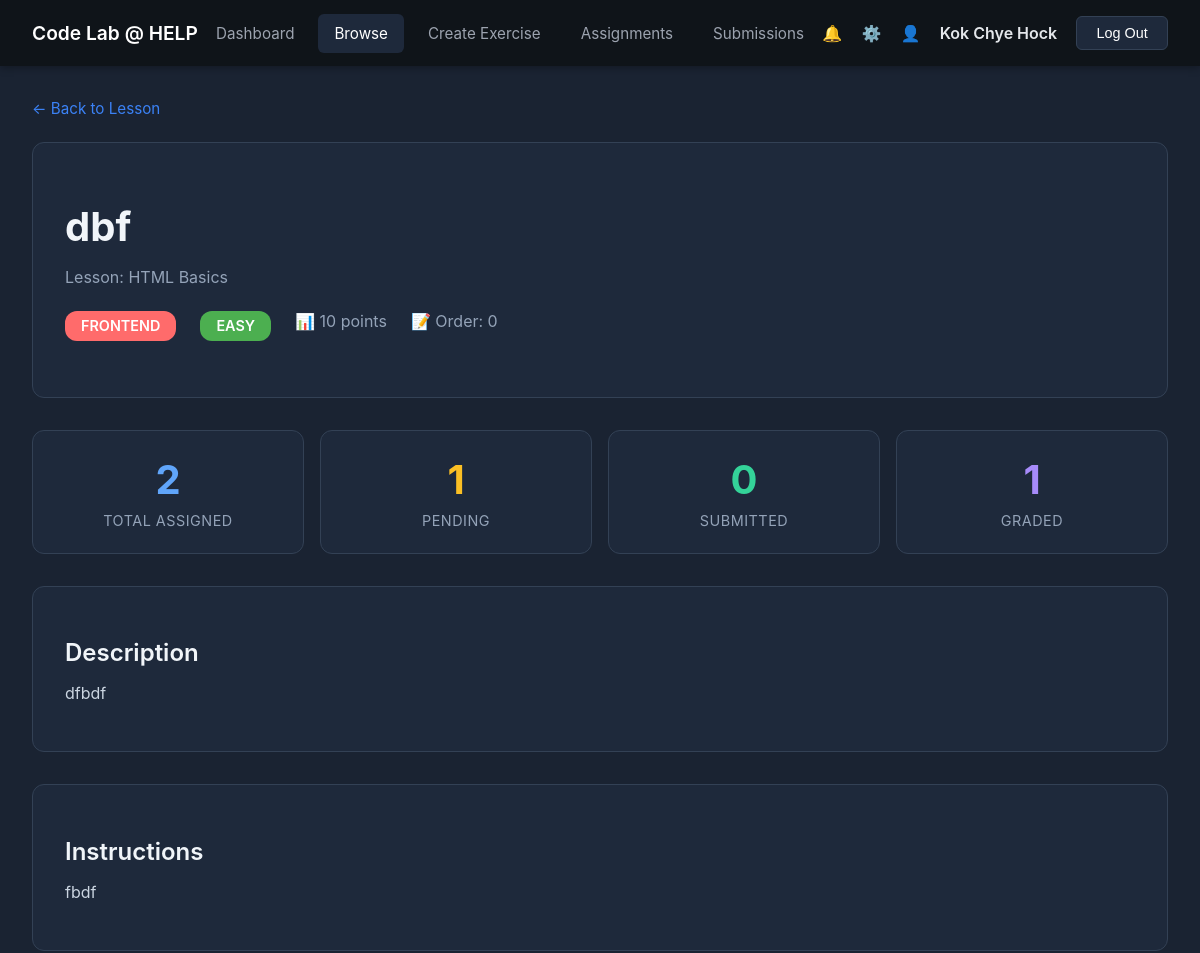
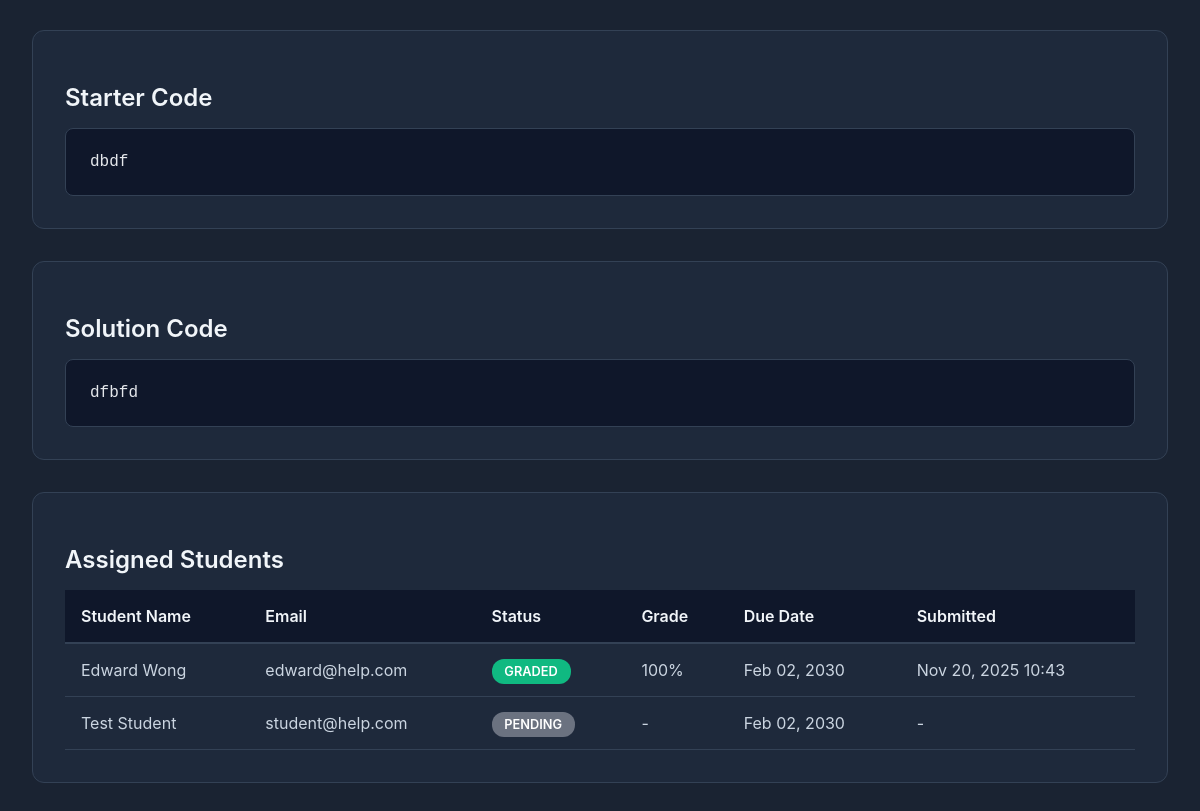
/PHP/instructor_exercise_details.php?id=5 (signed in), run on the app's committed database (2 pictures, top to bottom).
### tables this page shows
CREATE TABLE `exercises` (
  `id` int(10) UNSIGNED NOT NULL,
  `lesson_id` int(10) UNSIGNED NOT NULL,
  `title` varchar(200) NOT NULL,
  `description` text DEFAULT NULL,
  `instructions` text NOT NULL,
  `starter_code` text DEFAULT NULL,
  `solution_code` text DEFAULT NULL,
  `test_cases` longtext DEFAULT NULL CHECK (json_valid(`test_cases`)),
  `hints` longtext DEFAULT NULL CHECK (json_valid(`hints`)),
  `points` int(11) DEFAULT 10,
  `difficulty` enum('easy','medium','hard') DEFAULT 'easy',
  `order_index` int(11) DEFAULT 0,
  `created_at` timestamp NOT NULL DEFAULT current_timestamp()
);

CREATE TABLE `lessons` (
  `id` int(10) UNSIGNED NOT NULL,
  `title` varchar(200) NOT NULL,
  `description` text DEFAULT NULL,
  `category` enum('frontend','backend','fullstack') NOT NULL,
  `difficulty` enum('beginner','intermediate','advanced') DEFAULT 'beginner',
  `content_type` enum('video','text','interactive') DEFAULT 'text',
  `duration_minutes` int(11) DEFAULT 0,
  `order_index` int(11) DEFAULT 0,
  `is_published` tinyint(1) DEFAULT 1,
  `created_by` int(10) UNSIGNED DEFAULT NULL,
  `created_at` timestamp NOT NULL DEFAULT current_timestamp(),
  `updated_at` timestamp NOT NULL DEFAULT current_timestamp() ON UPDATE current_timestamp()
);

CREATE TABLE `assignments` (
  `id` int(10) UNSIGNED NOT NULL,
  `exercise_id` int(10) UNSIGNED NOT NULL,
  `instructor_id` int(10) UNSIGNED NOT NULL,
  `student_id` int(10) UNSIGNED DEFAULT NULL,
  `title` varchar(200) NOT NULL,
  `description` text DEFAULT NULL,
  `due_date` datetime DEFAULT NULL,
  `status` enum('pending','submitted','graded') DEFAULT 'pending',
  `grade` int(11) DEFAULT NULL,
  `feedback` text DEFAULT NULL,
  `submitted_at` datetime DEFAULT NULL,
  `graded_at` datetime DEFAULT NULL,
  `updated_at` timestamp NOT NULL DEFAULT current_timestamp() ON UPDATE current_timestamp(),
  `created_at` timestamp NOT NULL DEFAULT current_timestamp()
);

CREATE TABLE `users` (
  `id` int(11) UNSIGNED NOT NULL,
  `full_name` varchar(100) NOT NULL,
  `email` varchar(100) NOT NULL,
  `role` enum('student','instructor','admin') NOT NULL,
  `password` varchar(255) NOT NULL,
  `created_at` timestamp NOT NULL DEFAULT current_timestamp(),
  `first_login` tinyint(1) DEFAULT 1
);

### PHP/instructor_exercise_details.php (the view, shortened to what this page needs)
<?php
include 'db_connect.php';
$instructor_name = $_SESSION['full_name'];
$exercise_id = isset($_GET['id']) ? intval($_GET['id']) : 0;
$exercise_query = $conn->prepare("
    SELECT e.*, l.title as lesson_title, l.category
    FROM exercises e
    INNER JOIN lessons l ON l.id = e.lesson_id
    WHERE e.id = ?
");
$exercise_query->bind_param("i", $exercise_id);
$exercise_query->execute();
$exercise_result = $exercise_query->get_result();
$exercise = $exercise_result->fetch_assoc();
$stats_query = $conn->prepare("
    SELECT
        COUNT(DISTINCT a.id) as total_assigned,
        COUNT(DISTINCT CASE WHEN a.status = 'submitted' THEN a.id END) as submitted_count,
        COUNT(DISTINCT CASE WHEN a.status = 'graded' THEN a.id END) as graded_count,
        COUNT(DISTINCT CASE WHEN a.status = 'pending' THEN a.id END) as pending_count
    FROM assignments a
    WHERE a.exercise_id = ?
");
$stats_query->bind_param("i", $exercise_id);
$stats_query->execute();
$stats = $stats_query->get_result()->fetch_assoc();
$students_query = $conn->prepare("
    SELECT
        u.full_name,
        u.email,
        a.status,
        a.grade,
        a.due_date,
        a.submitted_at,
        a.graded_at
    FROM assignments a
    INNER JOIN users u ON u.id = a.student_id
    WHERE a.exercise_id = ?
    ORDER BY a.created_at DESC
");
$students_query->bind_param("i", $exercise_id);
$students_query->execute();
$students_result = $students_query->get_result();
?>
<!DOCTYPE html>
<html lang="en">
<head>
</head>
<body>
  <nav class="navbar">
    <div class="logo">
      <a href="instructorDashboard.php">Code Lab @ HELP</a>
    </div>
    <ul class="nav-links">
      <li><a href="instructorDashboard.php">Dashboard</a></li>
      <li><a href="instructor_lessons.php" class="active">Browse</a></li>
      <li><a href="instructor_create_exercise.php">Create Exercise</a></li>
      <li><a href="instructor_assignments.php">Assignments</a></li>
      <li><a href="instructor_submissions.php">Submissions</a></li>
    </ul>
    <div class="nav-icons">
      <span class="icon">🔔</span>
      <span class="icon">⚙️</span>
      <span class="icon">👤</span>
      <span class="username"><?php echo htmlspecialchars($instructor_name); ?></span>
      <button class="logout-btn" onclick="confirmLogout()">Log Out</button>
    </div>
  </nav>
  <div class="container">
    <a href="instructor_lesson_details.php?id=<?php echo $exercise['lesson_id']; ?>" class="back-btn">
      ← Back to Lesson
    </a>
    <div class="exercise-header">
      <h1><?php echo htmlspecialchars($exercise['title']); ?></h1>
      <p style="color: #94a3b8; margin-bottom: 1.5rem;">
        Lesson: <?php echo htmlspecialchars($exercise['lesson_title']); ?>
      </p>
      <div class="exercise-meta">
        <span class="badge badge-<?php echo $exercise['category']; ?>">
          <?php echo strtoupper($exercise['category']); ?>
        </span>
        <span class="difficulty difficulty-<?php echo $exercise['difficulty']; ?>">
          <?php echo strtoupper($exercise['difficulty']); ?>
        </span>
        <span style="color: #94a3b8;">📊 <?php echo $exercise['points']; ?> points</span>
        <span style="color: #94a3b8;">📝 Order: <?php echo $exercise['order_index']; ?></span>
      </div>
    </div>
    <div class="stats-grid">
      <div class="stat-card">
        <div class="stat-number"><?php echo $stats['total_assigned']; ?></div>
        <div class="stat-label">Total Assigned</div>
      </div>
      <div class="stat-card">
        <div class="stat-number"><?php echo $stats['pending_count']; ?></div>
        <div class="stat-label">Pending</div>
      </div>
      <div class="stat-card">
        <div class="stat-number"><?php echo $stats['submitted_count']; ?></div>
        <div class="stat-label">Submitted</div>
      </div>
      <div class="stat-card">
        <div class="stat-number"><?php echo $stats['graded_count']; ?></div>
        <div class="stat-label">Graded</div>
      </div>
    </div>
    <?php if (!empty($exercise['description'])): ?>
    <div class="content-section">
      <h2 class="section-title">Description</h2>
      <p style="color: #cbd5e1;"><?php echo nl2br(htmlspecialchars($exercise['description'])); ?></p>
    </div>
    <?php endif; ?>
    <div class="content-section">
      <h2 class="section-title">Instructions</h2>
      <p style="color: #cbd5e1;"><?php echo nl2br(htmlspecialchars($exercise['instructions'])); ?></p>
    </div>
    <?php if (!empty($exercise['starter_code'])): ?>
    <div class="content-section">
      <h2 class="section-title">Starter Code</h2>
      <div class="code-block"><?php echo htmlspecialchars($exercise['starter_code']); ?></div>
    </div>
    <?php endif; ?>
    <?php if (!empty($exercise['solution_code'])): ?>
    <div class="content-section">
      <h2 class="section-title">Solution Code</h2>
      <div class="code-block"><?php echo htmlspecialchars($exercise['solution_code']); ?></div>
    </div>
    <?php endif; ?>
    <div class="content-section">
      <h2 class="section-title">Assigned Students</h2>
      <?php if ($students_result->num_rows > 0): ?>
        <table>
          <thead>
            <tr>
              <th>Student Name</th>
              <th>Email</th>
              <th>Status</th>
              <th>Grade</th>
              <th>Due Date</th>
              <th>Submitted</th>
            </tr>
          </thead>
          <tbody>
            <?php while ($student = $students_result->fetch_assoc()): ?>
              <tr>
                <td><?php echo htmlspecialchars($student['full_name']); ?></td>
                <td><?php echo htmlspecialchars($student['email']); ?></td>
                <td>
                  <span class="status-badge status-<?php echo $student['status']; ?>">
                    <?php echo strtoupper($student['status']); ?>
                  </span>
                </td>
                <td>
                  <?php echo $student['grade'] ? $student['grade'] . '%' : '-'; ?>
                </td>
                <td>
                  <?php echo $student['due_date'] ? date('M d, Y', strtotime($student['due_date'])) : '-'; ?>
                </td>
                <td>
                  <?php echo $student['submitted_at'] ? date('M d, Y H:i', strtotime($student['submitted_at'])) : '-'; ?>
                </td>
              </tr>
            <?php endwhile; ?>
          </tbody>
        </table>
      <?php endif; ?>
    </div>
  </div>
</body>
</html>

### PHP/instructor_exercise_details.php (style rules this page uses)
* { box-sizing: border-box; }
body { margin: 0; font-family: -apple-system, BlinkMacSystemFont, 'Segoe UI', Roboto, sans-serif; background-color: #1a2332; color: #e4e7eb; }
.navbar { background-color: #0f1419; padding: 1rem 2rem; display: flex; justify-content: space-between; align-items: center; box-shadow: 0 2px 8px rgba(0,0,0,0.3); }
.logo a { color: white; text-decoration: none; font-weight: 600; font-size: 1.2rem; }
.nav-links { list-style: none; display: flex; gap: 0.5rem; margin: 0; padding: 0; }
.nav-links li a { color: #9ca3af; text-decoration: none; padding: 0.6rem 1rem; border-radius: 6px; font-size: 0.95rem; }
.nav-links li a:hover, .nav-links li a.active { background-color: #1e293b; color: white; }
.nav-icons { display: flex; align-items: center; gap: 1.2rem; }
.username { font-weight: 600; color: #e4e7eb; }
.logout-btn { background-color: #1e293b; color: white; border: 1px solid #334155; padding: 0.5rem 1.2rem; cursor: pointer; border-radius: 6px; font-size: 0.9rem; }
.container { max-width: 1200px; margin: 0 auto; padding: 2rem; }
.back-btn { display: inline-flex; align-items: center; gap: 0.5rem; color: #3b82f6; text-decoration: none; margin-bottom: 1.5rem; font-size: 0.95rem; }
.exercise-header { background-color: #1e293b; border-radius: 12px; padding: 2rem; margin-bottom: 2rem; border: 1px solid #334155; }
h1 { font-size: 2.5rem; margin-bottom: 1rem; color: #f1f5f9; }
.exercise-meta { display: flex; gap: 1.5rem; flex-wrap: wrap; margin-bottom: 1.5rem; }
.badge { padding: 0.4rem 1rem; border-radius: 12px; font-size: 0.9rem; font-weight: 600; }
.badge-frontend { background-color: #ff6b6b; color: white; }
.difficulty { padding: 0.4rem 1rem; border-radius: 12px; font-size: 0.9rem; font-weight: 600; }
.difficulty-easy { background-color: #4caf50; color: white; }
.stats-grid { display: grid; grid-template-columns: repeat(4, 1fr); gap: 1rem; margin-bottom: 2rem; }
.stat-card { background-color: #1e293b; border-radius: 12px; padding: 1.5rem; border: 1px solid #334155; text-align: center; }
.stat-number { font-size: 2.5rem; font-weight: 700; margin-bottom: 0.5rem; }
.stat-label { color: #94a3b8; font-size: 0.9rem; text-transform: uppercase; letter-spacing: 0.5px; }
.stat-card:nth-child(1) .stat-number { color: #60a5fa; }
.stat-card:nth-child(2) .stat-number { color: #fbbf24; }
.stat-card:nth-child(3) .stat-number { color: #34d399; }
.stat-card:nth-child(4) .stat-number { color: #a78bfa; }
.content-section { background-color: #1e293b; border-radius: 12px; padding: 2rem; margin-bottom: 2rem; border: 1px solid #334155; }
.section-title { font-size: 1.5rem; color: #f1f5f9; margin-bottom: 1rem; font-weight: 600; }
.code-block { background-color: #0f172a; border: 1px solid #334155; border-radius: 8px; padding: 1.5rem; overflow-x: auto; font-family: 'Courier New', monospace; color: #e4e7eb; white-space: pre-wrap; margin-top: 1rem; }
table { width: 100%; border-collapse: collapse; margin-top: 1rem; }
th { background-color: #0f172a; padding: 1rem; text-align: left; font-weight: 600; color: #f1f5f9; border-bottom: 2px solid #334155; }
td { padding: 1rem; border-bottom: 1px solid #334155; color: #cbd5e1; }
.status-badge { padding: 0.3rem 0.8rem; border-radius: 12px; font-size: 0.8rem; font-weight: 600; }
.status-pending { background-color: #6b7280; color: white; }
.status-graded { background-color: #10b981; color: white; }

### data on the page
exercises: title "dbf", lesson.title "HTML Basics", lesson.category "FRONTEND", difficulty "EASY", points "10", order_index "0", description "dfbdf", instructions "fbdf", starter_code "dbdf", solution_code "dfbfd"
assignments: student.full_name "Edward Wong", student.email "edward@help.com", status "GRADED", grade "100", due_date "Feb 02, 2030", submitted_at "Nov 20, 2025 10:43"
assignments: student.full_name "Test Student", student.email "student@help.com", status "PENDING", due_date "Feb 02, 2030"

### other printed values
$instructor_name "Kok Chye Hock"
$stats['total_assigned'] "2"
$stats['pending_count'] "1"
$stats['submitted_count'] "0"
$stats['graded_count'] "1"
